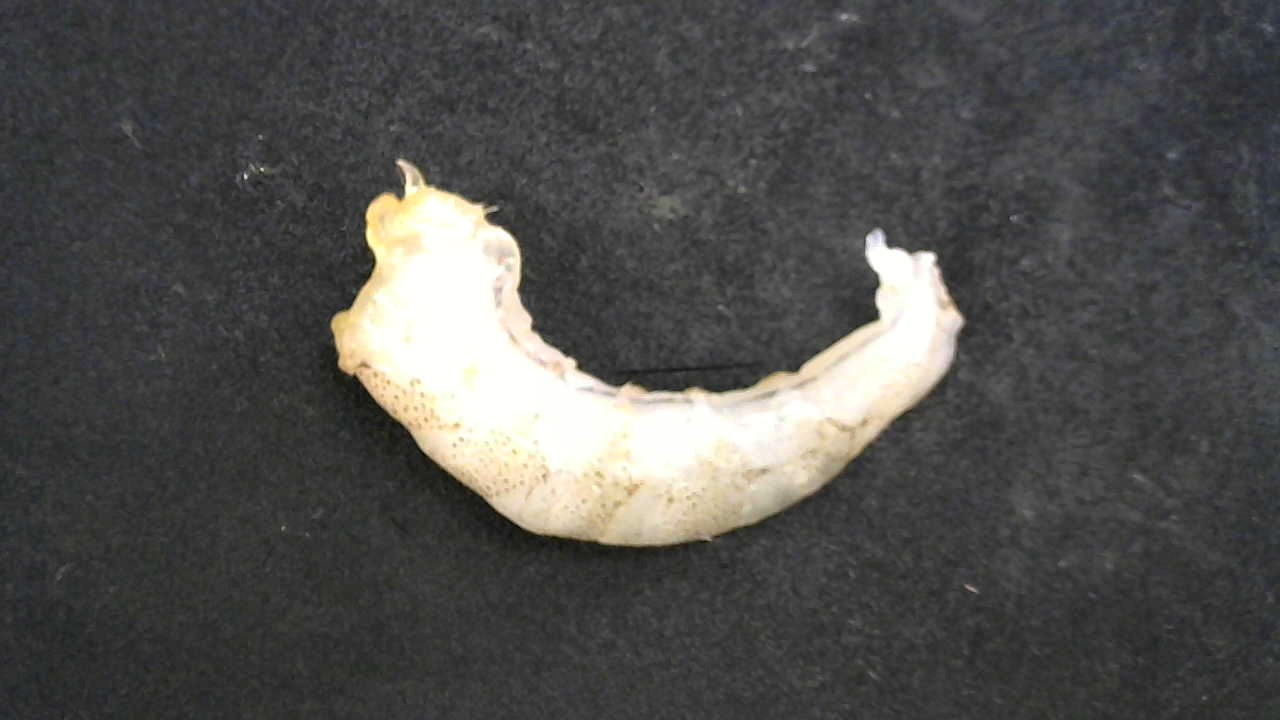
#> input picture Data/image_tail_off/WIN_20200518_14_38_45_Pro.jpg, 1280 x 720 px; its folder holds only this picture in this run
$ python Get_feature.py
#> lines starting #> are read from the running program, lines starting #| are printed output that depends on the picture; after the words box and inside, x2 and y2 are one past the last pixel; in counts of white or black regions, pixels touching at a corner belong together
#> further down, img is the input picture: shape (720, 1280, 3); mean B, G, R 78.4, 80.1, 81.1
import matplotlib.pyplot as plt
import matplotlib.cbook as cbook
import os
import cv2
import numpy as np
import pandas as pd
from skimage.morphology import thin, skeletonize
import glob
import scipy.ndimage
import sys
np.set_printoptions(threshold=sys.maxsize)
from skimage import morphology
import time

# [4 lines left out: function load_image, not called in this run]

def image_processing(image):
    gray = cv2.cvtColor(image, cv2.COLOR_BGR2GRAY)
    # blurred = cv2.GaussianBlur(gray, (3,3), 0)
    ret,thresh = cv2.threshold(gray,100,255,cv2.THRESH_BINARY)
    # kernel = np.ones((3,3), np.uint8)
    # thresh = cv2.dilate(thresh, kernel, iterations=1)
    # canny = cv2.Canny(thresh,25,200)
    return thresh


def find_contour(thresh):
    contours,hierarchy = cv2.findContours(thresh, cv2.RETR_EXTERNAL, cv2.CHAIN_APPROX_NONE)
    return contours

def find_area(thresh,contours):
    if len(contours) != 0:
        cv2.drawContours(thresh, contours, -1, (255,255,255), -1)
        # find the biggest countour (c) by the area
        c = max(contours, key = cv2.contourArea)
        epsilon = 0.005*cv2.arcLength(c,True)
        #epsilon = 2000
        approx = cv2.approxPolyDP(c,epsilon,True)
        area_lis.append(round(cv2.contourArea(c)))
        hull = cv2.convexHull(c)

        # cv2.drawContours(thresh, c,0, 0, -1)
        cv2.drawContours(thresh, c, -1, (255, 255, 255), -1)
    return area_lis , thresh

def find_perimeter(contours):
    c = max(contours, key = cv2.contourArea)
    peri = round(cv2.arcLength(c,True))
    peri_lis.append(peri)
    return peri_lis

# [35 lines left out: functions valid_points, find_center, find_length, not called in this run]
def distance(x1,y1,x2,y2):
    return np.sqrt((x1-x2)*(x1-x2)+(y1-y2)*(y1-y2))
def line(x1,y1,x2,y2):
    if x1 != x2:
        slope = (y1-y2)/(x1-x2)
        bias = y1 - slope*x1
    return slope,bias

def constrast_streching(img, r1, s1, r2, s2, r3 = 250.0, s3 = 250.0):
    img_gray = img.copy()
    img_gray2=np.where((img_gray<r1), np.floor(img_gray*(s1/r1)),
        np.where(((img_gray>r1)&(img_gray<r2)) , np.floor(s1+(img_gray-r1)*((s2-s1)/(r2-r1))),
            np.where(((img_gray>r2)&(img_gray<r3)) , np.floor(s2+(img_gray-r2)*((s3-s2)/(r3-r2))),img_gray)))
    return img_gray2

def enhence(rgb_image):
    image_enhanced = rgb_image
    image_channel0 = image_enhanced[:,:,0]
    image_channel1 = image_enhanced[:,:,1]
    image_channel2 = image_enhanced[:,:,2]

    # img_gray=cv2.cvtColor(image_enhanced,cv2.COLOR_BGR2GRAY)

    image_channel0_en = constrast_streching(image_channel0, 100, 60, 160, 200, r3 = 255.0, s3 = 255.0)
    image_channel1_en = constrast_streching(image_channel1, 100, 60, 160, 200, r3 = 255.0, s3 = 255.0)
    image_channel2_en = constrast_streching(image_channel2, 100, 60, 160, 200, r3 = 255.0, s3 = 255.0)

    image_enhanced[:,:,0] = image_channel0_en
    image_enhanced[:,:,1] = image_channel1_en
    image_enhanced[:,:,2] = image_channel2_en
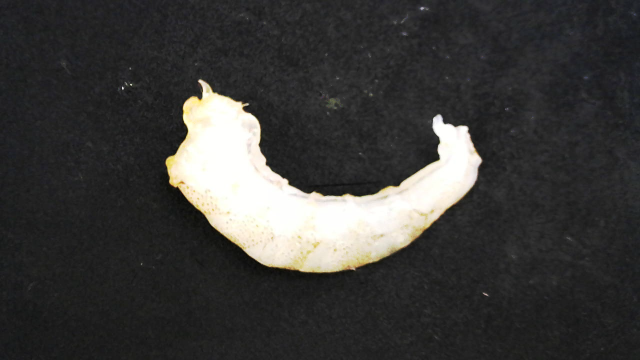
#> image_enhanced: shape (720, 1280, 3) (shown at 1/2 size); mean B, G, R 58.1, 59.7, 60.3
    return image_enhanced

def save_to_csv(number_lis,area_lis,peri_lis,length_lis,x_center_lis,y_center_lis,path_save):
    data = pd.DataFrame({'ID': number_lis,
                         'area': area_lis,
                         'peri' : peri_lis,
                         'length':length_lis,
                         'x_center':x_center_lis,
                         'y_center':y_center_lis})
    data.to_csv(path_save, index = False)

data_path ="your path\\Data\\image_tail_off"
data_path =data_path.replace('\\','\\\\')
img_list = glob.glob(os.path.join(data_path,"*.jpg"))

number = 0
area_lis = []
number_lis = []
peri_lis = []
length_lis = []
x_center_lis = []
y_center_lis = []

for image_path in  img_list :
    st = time.time()
    img = cv2.imread(image_path)
    image_enhance = enhence(img)
    # binary image
    thresh = image_processing(image_enhance)
    thresh1 = thresh.astype(bool)
#> thresh1: shape (720, 1280) bool; 11.8% white; 23 white regions (19 under 20 px), largest, box (x1, y1, x2, y2) and area: (331, 159, 964, 545) 108612, (840, 14, 848, 20) 37, (966, 585, 977, 592) 27, (244, 173, 248, 180) 21
    # cleaned : only shrimp image
    cleaned = morphology.remove_small_objects(thresh1, min_size=200, connectivity=1,in_place =True)
#> cleaned: shape (720, 1280) bool; 11.8% white; 1 white region, box (x1, y1, x2, y2) and area: (331, 159, 964, 545) 108612
    cleaned = cleaned.astype(float)
    cleaned = cleaned*255
    cleaned = np.uint8(cleaned)

    cleaned = cleaned/255
    element = cv2.getStructuringElement(cv2.MORPH_CROSS, (25,25))
    eroded = cv2.erode(cleaned,element)
#> eroded: shape (720, 1280) float64; values 0 (black) and 1 (white), 9.6% white; 1 white region, box (x1, y1, x2, y2) and area: (343, 185, 952, 533) 88730
    cleaned = cv2.morphologyEx(cleaned, cv2.MORPH_OPEN, element)
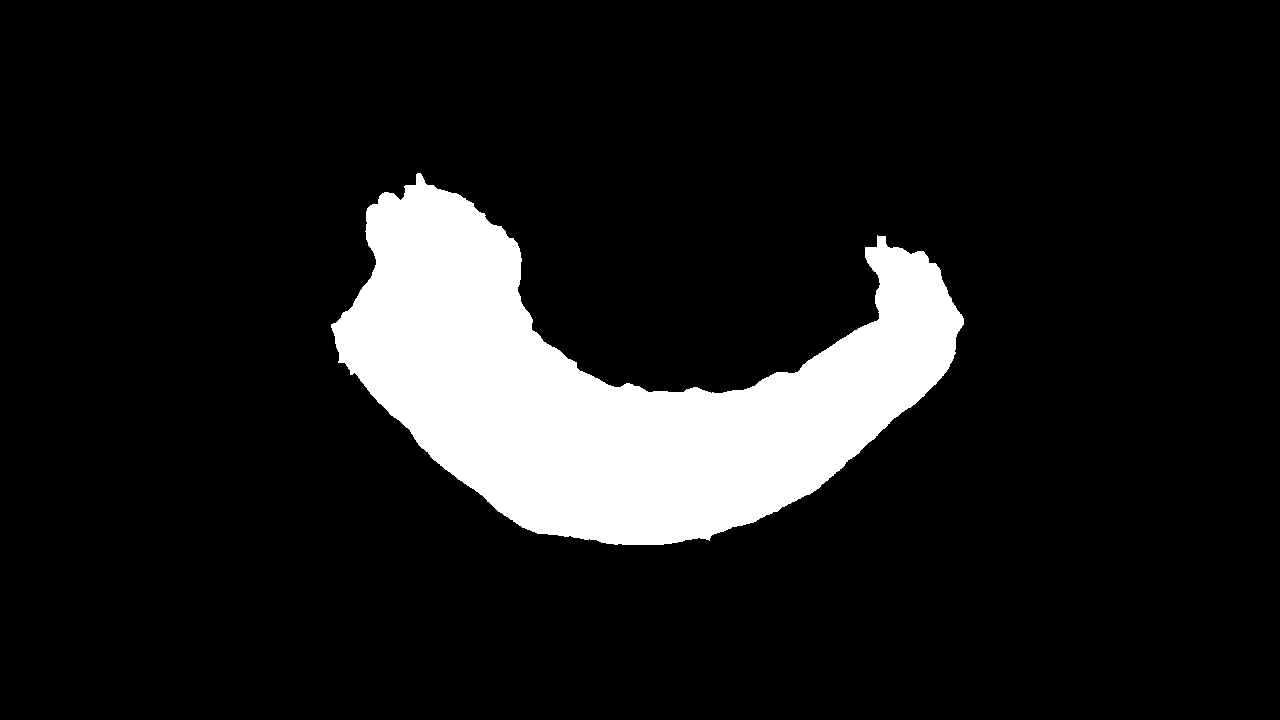
#> cleaned: shape (720, 1280) float64; values 0 (black) and 1 (white), 11.7% white; 1 white region, box (x1, y1, x2, y2) and area: (331, 173, 964, 545) 107541
    cleaned = cv2.morphologyEx(cleaned, cv2.MORPH_CLOSE, element)
#> cleaned: shape (720, 1280) float64; values 0 (black) and 1 (white), 11.7% white; 1 white region, box (x1, y1, x2, y2) and area: (331, 173, 964, 545) 107686
    cleaned = np.uint8(cleaned)
#> cleaned: shape (720, 1280); values 0 (black) and 1 (white), 11.7% white; 1 white region

    # find contours
    contours = find_contour(cleaned)
#> in find_contour, `contours,hierarchy = cv2.findContours(thresh, cv2.RETR_EXTERNAL, cv2.C..`: contours = 1 contour; box (x1, y1, x2, y2) and area: (331, 173, 964, 545) 106820
    # area
    area_lis , image = find_area(cleaned,contours)
#> in find_area, `cv2.drawContours(thresh, contours, -1, (255,255,255), -1)`:
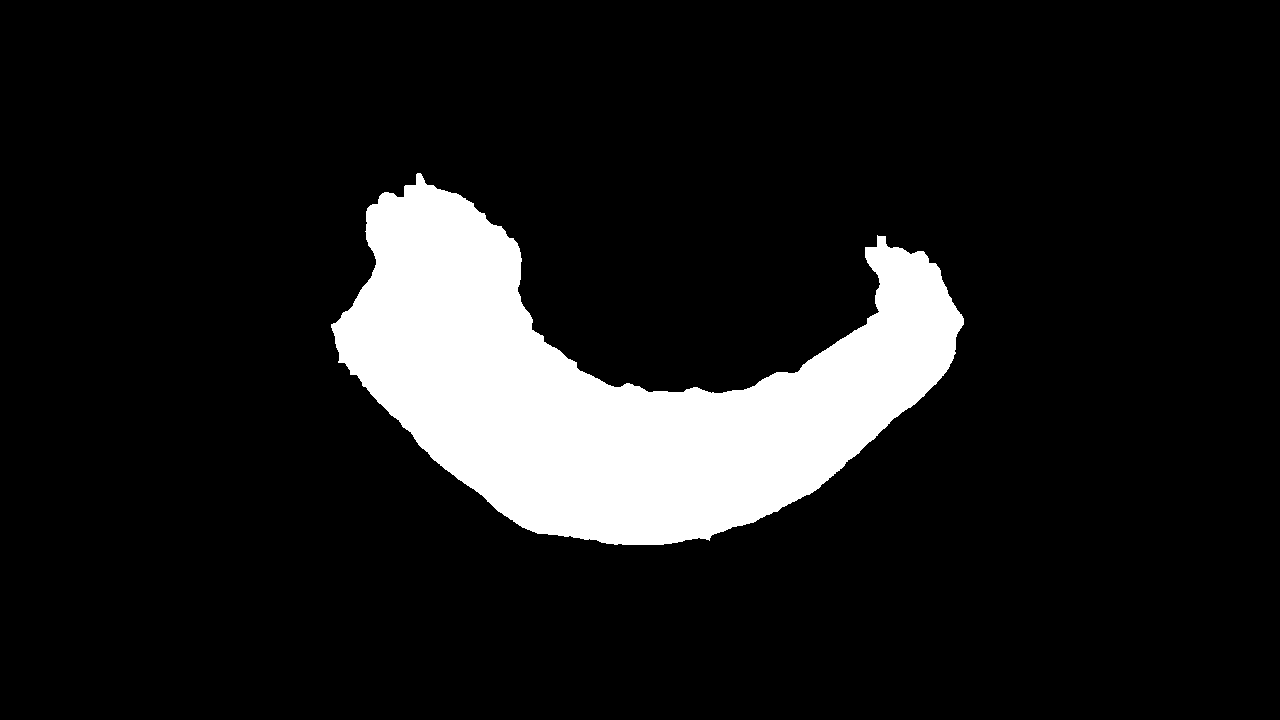
#> thresh: shape (720, 1280); 11.7% white; 1 white region, box (x1, y1, x2, y2) and area: (331, 173, 964, 545) 107686
#> in find_area, `c = max(contours, key = cv2.contourArea)`: c = contour of 1730 points, box (x1, y1, x2, y2) (331, 173, 964, 545), area 106820
#> in find_area, `epsilon = 0.005*cv2.arcLength(c,True)`: epsilon = 10.15
#> in find_area, `approx = cv2.approxPolyDP(c,epsilon,True)`: approx = contour of 22 points, box (x1, y1, x2, y2) (331, 173, 964, 545), area 105839
#> in find_area, `hull = cv2.convexHull(c)`: hull = contour of 39 points, box (x1, y1, x2, y2) (331, 173, 964, 545), area 168904
#> area_lis = [106820]
    en = time.time()
    # max contours to approximate contour
    c = max(contours, key = cv2.contourArea)
    epsilon = 0.01*cv2.arcLength(c,True)
#> epsilon = 20.29
    # new_image: image with only approximate contour
    new_image = np.zeros_like(cleaned)
    approx = cv2.approxPolyDP(c,epsilon,True)
#> approx = contour of 17 points, box (x1, y1, x2, y2) (331, 173, 964, 545), area 105902
    cv2.drawContours(new_image, [approx], -1, (255, 255, 255), -1)
#> new_image: shape (720, 1280); 11.6% white; 1 white region, box (x1, y1, x2, y2) and area: (331, 173, 964, 545) 106705
    new_image = new_image/255
    # skel1 : image after skeleton
    skel1 = skeletonize(new_image)
#> skel1: shape (720, 1280) bool; 0.09% white in thin lines or dots, all inside (x1, y1, x2, y2) = (370, 212, 914, 460)
    skel1 = np.float32(skel1)
    skel2 = np.zeros_like(cleaned)
    skel1 =skel1 *255

    height_y,width_x = skel1.shape
    x_skel =[]
    y_skel =[]

    for i in range(height_y):
        for j in range(width_x):
            if(skel1[i][j] == 0 ):

                skel2[i][j] = 0
            else:
                x_skel.append(j)
                y_skel.append(i)
                skel2[i][j] = 255

    skel2 = np.uint8(skel2)
    x,y,w,h = cv2.boundingRect(c)
#> x = 331; y = 173; w = 633; h = 372

    peri_lis = find_perimeter(contours)
#> in find_perimeter, `peri = round(cv2.arcLength(c,True))`: peri = 2029
#> peri_lis = [2029]

    central_box_x = round(x + w/2)
#> central_box_x = 648
    central_box_y = round(y + h/2)
#> central_box_y = 359

    x_skel_center = round(x+w/2)
#> x_skel_center = 648
    x_center_lis.append(x_skel_center)
    x_skel = np.array(x_skel)
    y_skel = np.array(y_skel)
    x_sub_skel = []
    y_sub_skel = []

    index_skel = np.where((round(x_skel_center - w/3.7) <= x_skel )& (round(x_skel_center + w/2.8) >= x_skel))

    index_skel = index_skel[0].tolist()
#> index_skel = 398 values from 395 to 800
    y_skel_center = y_skel[np.where(x_skel == x_skel_center)[0][0]]
#> y_skel_center = 455
    y_center_lis.append(y_skel_center)
    for k in range (len(index_skel)):
        x_sub_skel.append(x_skel[index_skel[k]])
        y_sub_skel.append(y_skel[index_skel[k]])
#> after the loop, x_sub_skel = 398 values, max 874 at index 1, min 477 at index 12, mean 675.5; y_sub_skel = 398 values from 374 to 459
    # print(x_sub_skel)
    # print(y_sub_skel)

    sub_skel_image = np.zeros_like(cleaned)
    for t in range (len(x_sub_skel)):
        sub_skel_image[y_sub_skel[t]][x_sub_skel[t]] = 255
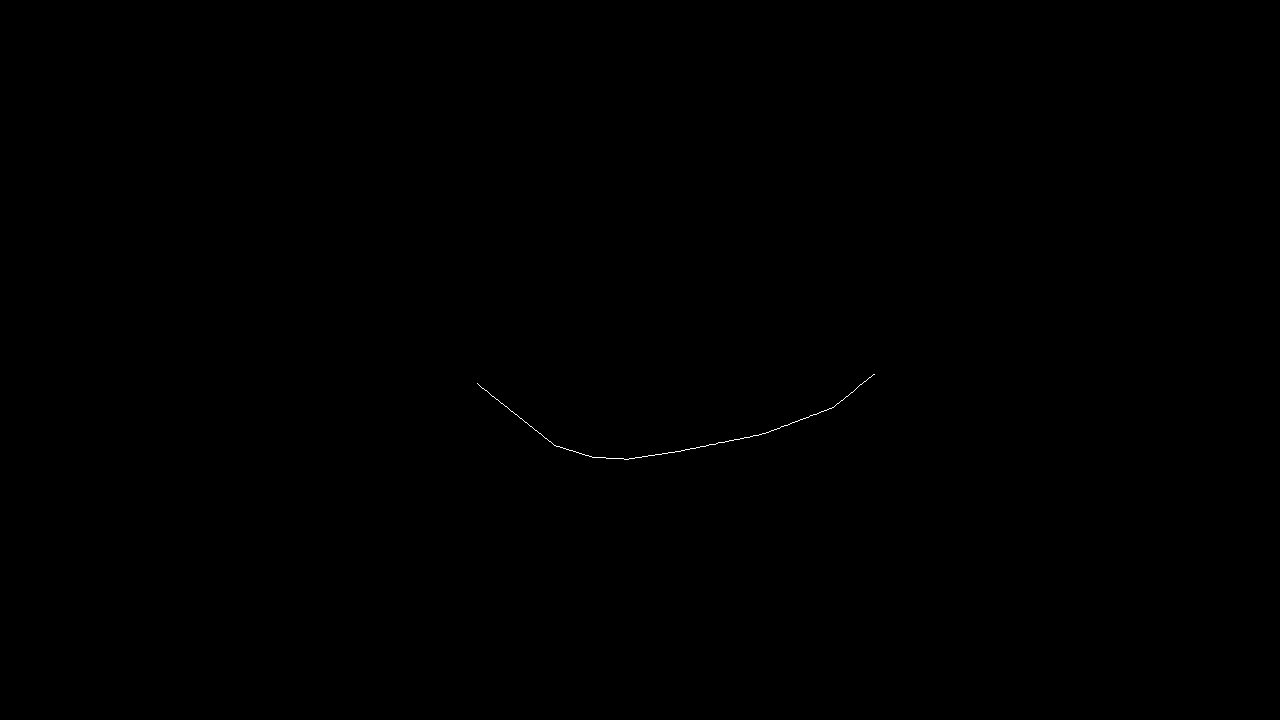
#> sub_skel_image: shape (720, 1280); 0.04% white in thin lines or dots, all inside (x1, y1, x2, y2) = (477, 374, 875, 460)

    x_sub_skel = np.array(x_sub_skel)
    x_end_sub_skel_max = np.amax(x_sub_skel)
#> x_end_sub_skel_max = 874
    x_end_sub_skel_min = np.amin(x_sub_skel)
#> x_end_sub_skel_min = 477

    x_end_sub_skel_max_index =  np.where(x_sub_skel == np.amax(x_sub_skel))[0][0]
#> x_end_sub_skel_max_index = 1
    x_end_sub_skel_min_index =  np.where(x_sub_skel == np.amin(x_sub_skel))[0][0]
#> x_end_sub_skel_min_index = 12
    y_end_sub_skel_max =  y_sub_skel[x_end_sub_skel_max_index]
#> y_end_sub_skel_max = 374
    y_end_sub_skel_min =  y_sub_skel[x_end_sub_skel_min_index]
#> y_end_sub_skel_min = 383

    x_another_min = x_end_sub_skel_min + 10
#> x_another_min = 487
    y_another_min = y_sub_skel[np.where(x_sub_skel == x_another_min)[0][0]]
#> y_another_min = 391
    x_another_max = x_end_sub_skel_max - 15
#> x_another_max = 859
    y_another_max = y_sub_skel[np.where(x_sub_skel == x_another_max)[0][0]]
#> y_another_max = 385

    slope_min,bias_min = line(x_end_sub_skel_min,y_end_sub_skel_min,x_another_min,y_another_min)
#> in line, `slope = (y1-y2)/(x1-x2)`: slope = 0.8
#> in line, `bias = y1 - slope*x1`: bias = 1.4
#> slope_min = 0.8; bias_min = 1.4
    slope_max,bias_max = line(x_end_sub_skel_max,y_end_sub_skel_max,x_another_max,y_another_max)
#> slope_max = -0.733; bias_max = 1014.9


    for p in range(len(c)):
        if(c[p][0][0] < x_end_sub_skel_min):
            if (abs(c[p][0][0]*slope_min+bias_min - c[p][0][1]) < 3):
                x_full_skel_min = c[p][0][0]
                y_full_skel_min = c[p][0][1]
                break
#> this loop made 158 passes
#> (x_full_skel_min, y_full_skel_min) on pass 158: (361, 289)
    for p in range(len(c)):
        if(c[p][0][0] > x_end_sub_skel_max):
            if (abs(c[p][0][0]*slope_max + bias_max - c[p][0][1]) < 3):
                x_full_skel_max = c[p][0][0]
                y_full_skel_max = c[p][0][1]
                break
#> this loop made 952 passes
#> (x_full_skel_max, y_full_skel_max) on pass 952: (959, 313)
    # [6 lines of commented-out code are left out]

    sum_length = 0

    index_temp_sort = sorted(range(len(x_sub_skel)), key=lambda ko: x_sub_skel[ko])
#> index_temp_sort = 398 values, max 397 at index 151, min 0 at index 396, mean 198.5
    x_sub_skel = np.sort(x_sub_skel)
#> x_sub_skel = 398 values from 477 to 874
    # print(index_temp_sort)
    # print(x_sub_skel)
    y_sub_skel_new =[]
    for z in range (len(y_sub_skel)):
        y_sub_skel_new.append(y_sub_skel[index_temp_sort[z]])
#> after the loop, y_sub_skel_new = 398 values, max 459 at index 147, min 374 at index 396, mean 431.2
    # print(y_sub_skel_new)
    for q in range (len(y_sub_skel) - 1 ):
        sum_length = sum_length + distance(x_sub_skel[q],y_sub_skel_new[q],x_sub_skel[q+1],y_sub_skel_new[q+1])
#> this loop made 397 passes
#> sum_length on passes 1 to 3: 1.41, 2.83, 4.24
#> after the loop, sum_length = 463.7
    total_length = sum_length + distance(x_end_sub_skel_min,y_end_sub_skel_min,x_full_skel_min,y_full_skel_min) + distance(x_end_sub_skel_max,y_end_sub_skel_max,x_full_skel_max,y_full_skel_max)
#> total_length = 717.6
    # print(total_length)
    total_length = round(total_length,4)
    length_lis.append(total_length)
    number_lis.append(number)
    en =time.time()
    print('total time',en-st)
    save_to_csv(number_lis,area_lis,peri_lis,length_lis,x_center_lis,y_center_lis,"your path\\Get_feature.csv")
#> in save_to_csv, `data = pd.DataFrame({'ID': number_lis, 'area': area_lis, 'peri' : peri..`: data = table of 1 rows and 6 columns
    number +=1
    cv2.waitKey(0)
